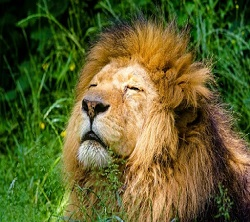
#> input picture python/dataimage/211217/aa.jpg, 250 x 222 px
$ python ex02.py
#> lines starting #> are read from the running program, lines starting #| are printed output that depends on the picture
import cv2
import numpy as np
import matplotlib.pyplot as plt
from cv2 import cvtColor

catimg = cv2.imread('aa.jpg')
#> catimg is the input picture: shape (222, 250, 3); mean B, G, R 44.5, 96.7, 94.5
rabbitimg = cv2.imread('bb250220.jpg')
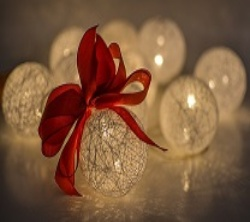
#> input picture python/dataimage/211217/bb250220.jpg, 250 x 222 px
#> rabbitimg is the input picture: shape (222, 250, 3); mean B, G, R 60, 87.5, 124.1

sumimg = cv2.add(catimg,rabbitimg)
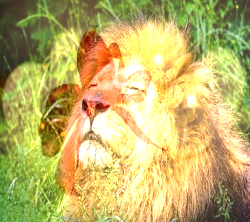
#> sumimg: shape (222, 250, 3); mean B, G, R 104.2, 178.6, 192.9
plt.imshow(cv2.cvtColor(sumimg,cv2.COLOR_BGR2RGB))
plt.show()

# cv2.imshow('sumimg',sumimg)
# cv2.waitKey(0)

sumnpimg = np.add(catimg,rabbitimg)
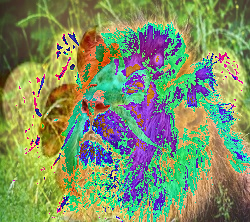
#> sumnpimg: shape (222, 250, 3); mean B, G, R 101.3, 145.9, 128
plt.imshow(cv2.cvtColor(sumnpimg,cv2.COLOR_BGR2RGB))
plt.show()
# cv2.imshow('sumnpimg',sumnpimg)
# cv2.waitKey(0)
